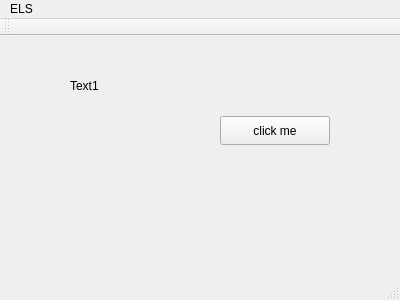
<?xml version="1.0" encoding="UTF-8"?>
<ui version="4.0">
 <class>MainWindow</class>
 <widget class="QMainWindow" name="MainWindow">
  <property name="geometry">
   <rect>
    <x>0</x>
    <y>0</y>
    <width>400</width>
    <height>300</height>
   </rect>
  </property>
  <property name="windowTitle">
   <string>MainWindow</string>
  </property>
  <widget class="QWidget" name="centralWidget">
   <widget class="QPushButton" name="pushButton">
    <property name="geometry">
     <rect>
      <x>220</x>
      <y>80</y>
      <width>110</width>
      <height>29</height>
     </rect>
    </property>
    <property name="text">
     <string>click me</string>
    </property>
   </widget>
   <widget class="QLabel" name="label">
    <property name="geometry">
     <rect>
      <x>70</x>
      <y>40</y>
      <width>76</width>
      <height>19</height>
     </rect>
    </property>
    <property name="text">
     <string>Text1</string>
    </property>
   </widget>
  </widget>
  <widget class="QMenuBar" name="menuBar">
   <property name="geometry">
    <rect>
     <x>0</x>
     <y>0</y>
     <width>400</width>
     <height>27</height>
    </rect>
   </property>
   <widget class="QMenu" name="menuELS">
    <property name="title">
     <string>ELS</string>
    </property>
   </widget>
   <addaction name="menuELS"/>
  </widget>
  <widget class="QToolBar" name="mainToolBar">
   <attribute name="toolBarArea">
    <enum>TopToolBarArea</enum>
   </attribute>
   <attribute name="toolBarBreak">
    <bool>false</bool>
   </attribute>
  </widget>
  <widget class="QStatusBar" name="statusBar"/>
 </widget>
 <layoutdefault spacing="6" margin="11"/>
 <resources/>
 <connections/>
</ui>
